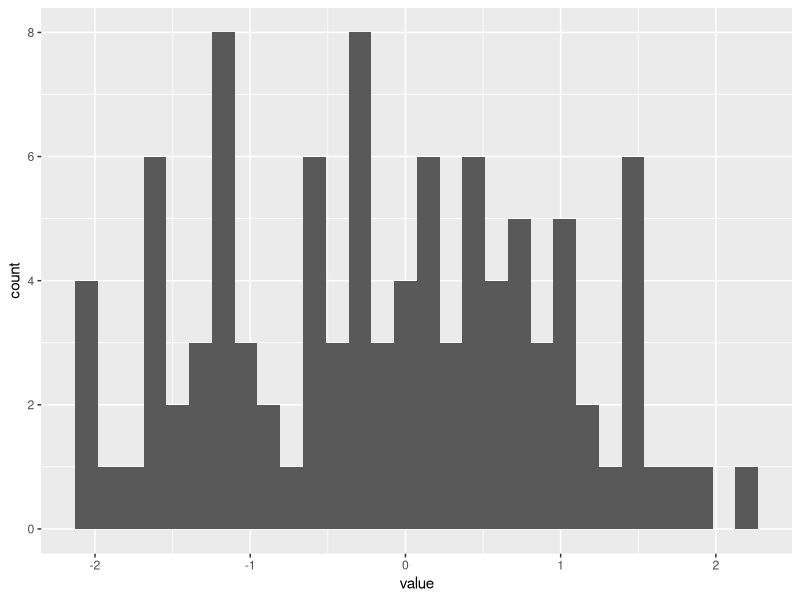

This figure's R source:
## ---- chunk 1
library(ggplot2)

data=data.frame(value=rnorm(100))


p <- ggplot(data, aes(x=value)) + 
  geom_histogram()
